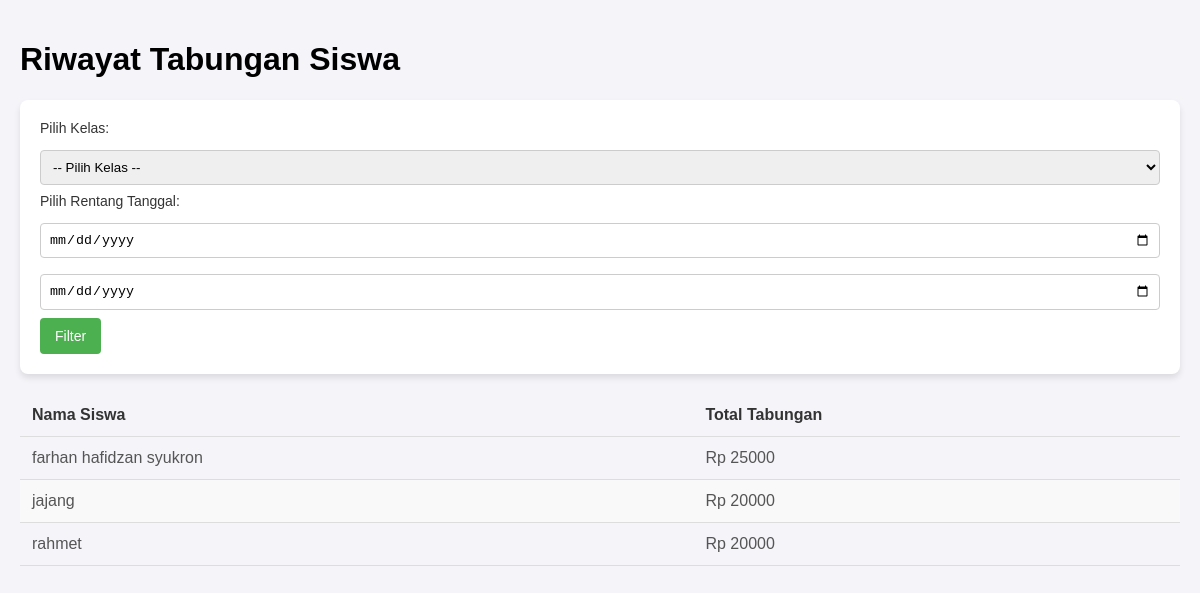
The app's page /tabungan/riwayat/ with its own data.
### keuangan/models.py (models this page shows, shortened)
class Siswa(models.Model):
    user = models.OneToOneField(User, on_delete=models.CASCADE)
    nama = models.CharField(max_length=100)
    kelas = models.CharField(max_length=50)
    no_rekening = models.CharField(max_length=20)

### keuangan/views.py (the view)
# urls.py: path('tabungan/riwayat/', views.riwayat_tabungan, name='riwayat_tabungan'),
def riwayat_tabungan(request):
    kelas_list = Siswa.objects.values_list('kelas', flat=True).distinct()
    selected_kelas = request.GET.get('kelas')
    start_date = request.GET.get('start_date')
    end_date = request.GET.get('end_date')
    siswa_tabungan = TabunganSiswa.objects.all()
    if selected_kelas:
        siswa_tabungan = siswa_tabungan.filter(siswa__kelas=selected_kelas)
    if start_date and end_date:
        siswa_tabungan = siswa_tabungan.filter(tanggal__range=[start_date, end_date])
    siswa_tabungan = siswa_tabungan.values('siswa__nama', 'siswa').annotate(total_tabungan=Sum('nominal'))
    return render(request, 'keuangan/admin/riwayat_tabungan.html', {
        'kelas_list': kelas_list,
        'selected_kelas': selected_kelas,
        'siswa_tabungan': siswa_tabungan,
    })

### keuangan/templates/keuangan/admin/riwayat_tabungan.html (shortened to what this page needs)
<!DOCTYPE html>
<html lang="id">
<head>
</head>
<body>
    <h1>Riwayat Tabungan Siswa</h1>
    <form method="GET">
        <label>Pilih Kelas:</label>
        <select name="kelas">
            <option value="">-- Pilih Kelas --</option>
        </select>
        <label>Pilih Rentang Tanggal:</label>
        <input type="date" name="start_date">
        <input type="date" name="end_date">
        <button type="submit">Filter</button>
    </form>
    {% if siswa_tabungan %}
    <table class="table">
        <thead>
            <tr>
                <th>Nama Siswa</th>
                <th>Total Tabungan</th>
            </tr>
        </thead>
        <tbody>
            {% for tabungan in siswa_tabungan %}
            <tr>
                <td>{{ tabungan.siswa__nama }}</td>
                <td>Rp {{ tabungan.total_tabungan }}</td>
            </tr>
            {% endfor %}
        </tbody>
    </table>
    {% else %}
        <p>Tidak ada data tabungan yang tersedia.</p>
    {% endif %}
</body>
</html>

### keuangan/templates/keuangan/admin/riwayat_tabungan.html (style rules this page uses)
body { font-family: Arial, sans-serif; background-color: #f4f4f9; margin: 0; padding: 20px; }
form { background-color: #ffffff; border-radius: 8px; padding: 20px; box-shadow: 0 4px 6px rgba(0, 0, 0, 0.1); margin-bottom: 20px; }
label { font-size: 14px; margin-bottom: 6px; display: block; color: #333; }
select, input[type="date"] { width: 100%; padding: 8px; margin: 8px 0; border: 1px solid #ccc; border-radius: 4px; box-sizing: border-box; }
button { background-color: #4CAF50; color: white; border: none; padding: 10px 15px; cursor: pointer; font-size: 14px; border-radius: 4px; transition: background-color 0.3s; }
table { width: 100%; border-collapse: collapse; margin-top: 20px; }
table th, table td { padding: 12px; text-align: left; border-bottom: 1px solid #ddd; }
table th { background-color: #f4f4f9; font-weight: bold; color: #333; }
table td { color: #555; }
table tr:nth-child(even) { background-color: #f9f9f9; }

### records on screen
Siswa: siswa__nama "farhan hafidzan syukron", total_tabungan "25000"
Siswa: siswa__nama "jajang", total_tabungan "20000"
Siswa: siswa__nama "rahmet", total_tabungan "20000"
